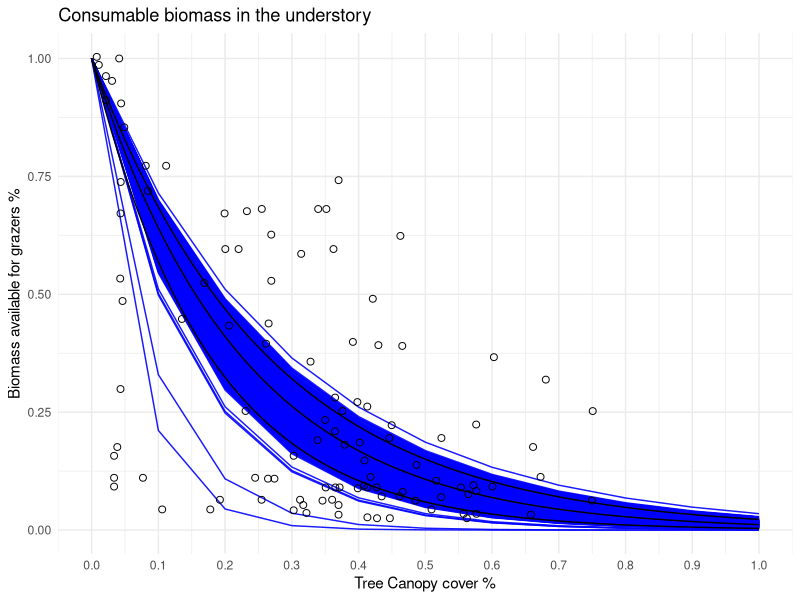
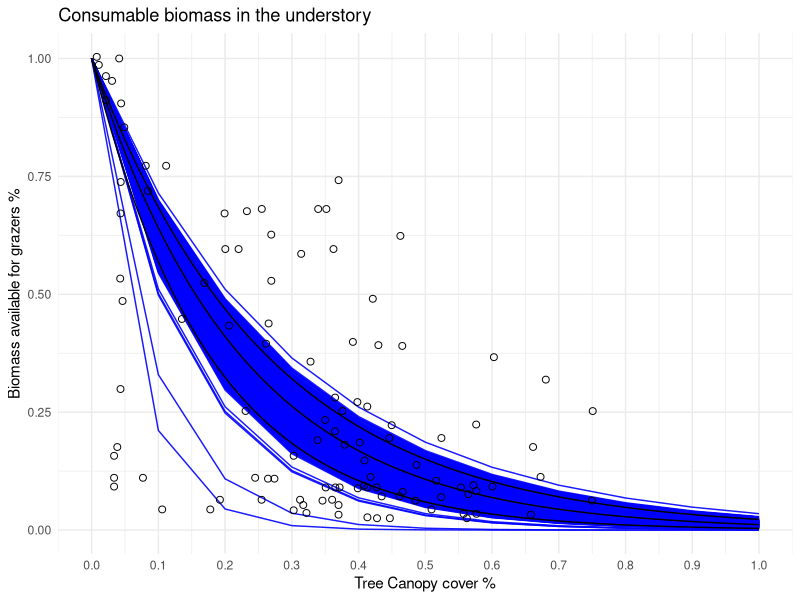

The R source for these figures, in order:
## ---- chunk 1
library(tidyverse)
library(here)
library(broom)

N <- 1000
## ---- chunk 2
# data points
dat <- tibble(
  x = c(
0.04417633, 0.04355762, 0.04331013, 0.08432217, 0.04279748, 0.04633300,
0.13528671, 0.16898022, 0.19922660, 0.23265496, 0.25494641, 0.31398961,
0.75080323, 0.66142526, 0.68051707, 0.60273561, 0.46546901, 0.42129267,
0.46262291, 0.26922992, 0.20576732, 0.26518175, 0.26131035, 0.32799028,
0.57621920, 0.57202961, 0.56453431, 0.55345045, 0.51638051, 0.52414098,
0.48680588, 0.44618274, 0.43458623, 0.42723235, 0.37154790, 0.40888300,
0.40159982, 0.37930836, 0.33850845, 0.36456524, 0.34980444, 0.37586123,
0.36483041, 0.39820572, 0.41301956, 0.04324324, 0.03843844, 0.03363363,
0.03363363, 0.03363363, 0.07687688, 0.10570571, 0.17777778, 0.19219219,
0.25465465, 0.30270270, 0.32192192, 0.36996997, 0.41321321, 0.42762763,
0.44684685, 0.31711712, 0.31231231, 0.36996997, 0.36036036, 0.34594595,
0.50930931, 0.55735736, 0.57657658, 0.56216216, 0.65825826, 0.74954955,
0.67267267, 0.60060060, 0.57657658, 0.52372372, 0.48528529, 0.46126126,
0.46606607, 0.41321321, 0.39879880, 0.40840841, 0.36516517, 0.35075075,
0.41801802, 0.27387387, 0.26426426, 0.24504505, 0.30270270, 0.23063063,
0.00764526, 0.01070336, 0.02140673, 0.03058104, 0.04128440, 0.02140673,
0.04892966, 0.08103976, 0.11162080, 0.20030581, 0.22018349, 0.26911315,
0.36238532, 0.35168196, 0.33944954, 0.37003058, 0.39143731, 0.42966361,
0.44954128),
  y = c(
0.90476190, 0.73809524, 0.67142857, 0.71904762, 0.53333333, 0.48571429,
0.44761905, 0.52380952, 0.67142857, 0.67619048, 0.68095238, 0.58571429,
0.25238095, 0.17619048, 0.31904762, 0.36666667, 0.39047619, 0.49047619,
0.62380952, 0.52857143, 0.43333333, 0.43809524, 0.39523810, 0.35714286,
0.22380952, 0.09523810, 0.07619048, 0.09047619, 0.10476190, 0.19523810,
0.13809524, 0.19523810, 0.07142857, 0.09047619, 0.09047619, 0.14761905,
0.18571429, 0.18095238, 0.19047619, 0.20952381, 0.23333333, 0.25238095,
0.28095238, 0.27142857, 0.26190476, 0.29906832, 0.17608696, 0.15745342,
0.11086957, 0.09223602, 0.11086957, 0.04378882, 0.04378882, 0.06428571,
0.06428571, 0.04192547, 0.03633540, 0.03260870, 0.02701863, 0.02515528,
0.02515528, 0.05310559, 0.06428571, 0.05310559, 0.06428571, 0.06242236,
0.04378882, 0.03447205, 0.03447205, 0.02515528, 0.03260870, 0.06242236,
0.11273292, 0.09223602, 0.08291925, 0.06987578, 0.06242236, 0.07173913,
0.08105590, 0.09037267, 0.08850932, 0.09409938, 0.09037267, 0.09037267,
0.11273292, 0.10900621, 0.10900621, 0.11086957, 0.15745342, 0.25248447,
1.00339559, 0.98641766, 0.96264856, 0.95246180, 1.00000000, 0.91171477,
0.85398981, 0.77249576, 0.77249576, 0.59592530, 0.59592530, 0.62648557,
0.59592530, 0.68081494, 0.68081494, 0.74193548, 0.39898132, 0.39219015,
0.22241087))
## ---- chunk 3
kmod <- nls(y ~ exp(k*x), data = dat, start=list(k=-2))

set.seed(123)
boots <- sapply(1:N, function(x){
  mod <- try(nls(y ~ exp(k*x), data = dat[sample(1:nrow(dat), size = nrow(dat), replace = TRUE),], start=list(k=-2)), TRUE)
  if(class(mod)=="try-error") return(NA)
  return(coef(mod))
})

#hist(boots) # k values
mean(boots, na.rm = TRUE) # -4.521432 
median(boots, na.rm = TRUE) #-4.455211

sd(boots, na.rm = TRUE) # uncertainty of k OR standard error of k
sd(boots)/mean(boots) #CV 


quantile(boots, probs=c(0.025, 0.975), na.rm =TRUE) 
## ---- chunk 4
p_boot <- tibble(k = boots,
             x = list(seq(0,1, 0.1))) %>% 
  mutate(fun_vals = map2(.x = k, .y = x, .f = function(tt,y) exp(tt*y))) %>% 
  unnest(cols =c(x,fun_vals)) %>% 
ggplot() +
  geom_line(aes(x =x, y = fun_vals, group = k), alpha = 0.9, colour = "Blue")+
  geom_point(data = dat, aes(x = x, y = y), size=2, shape = 1) + # add points
   geom_function(fun = function(x) 
    {exp(median(boots, na.rm = TRUE )*x)},
                colour = "Black") + # add median curve
  geom_function(fun = function(x) 
    {exp(quantile(boots, probs=c(0.025), na.rm =TRUE)*x)},
                colour = "Black") + # add 2.5% curve
  geom_function(fun = function(x) 
    {exp(quantile(boots, probs=c(0.975), na.rm =TRUE)*x)},
                colour = "Black") +  # add 97.5% curve
  scale_x_continuous(breaks = seq(0, 1, 0.10)) +
  ylab("Biomass available for grazers %") +
  xlab("Tree Canopy cover %")+
  ggtitle("Consumable biomass in the understory")+
  theme_minimal()

p_boot

ggsave(filename = here("Figures", "Supplementary", "Figure_S1_treecovermultiplier_curve.pdf"),
       plot = p_boot) # further improved in adove illustrator


